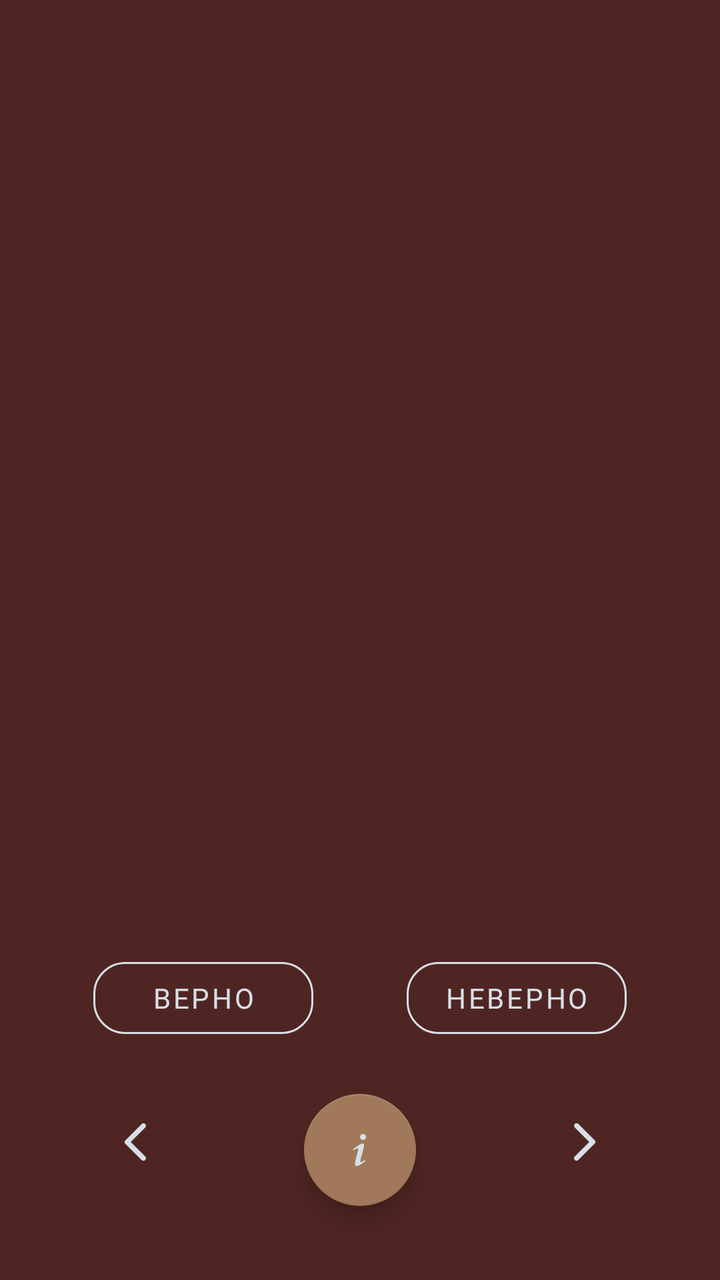
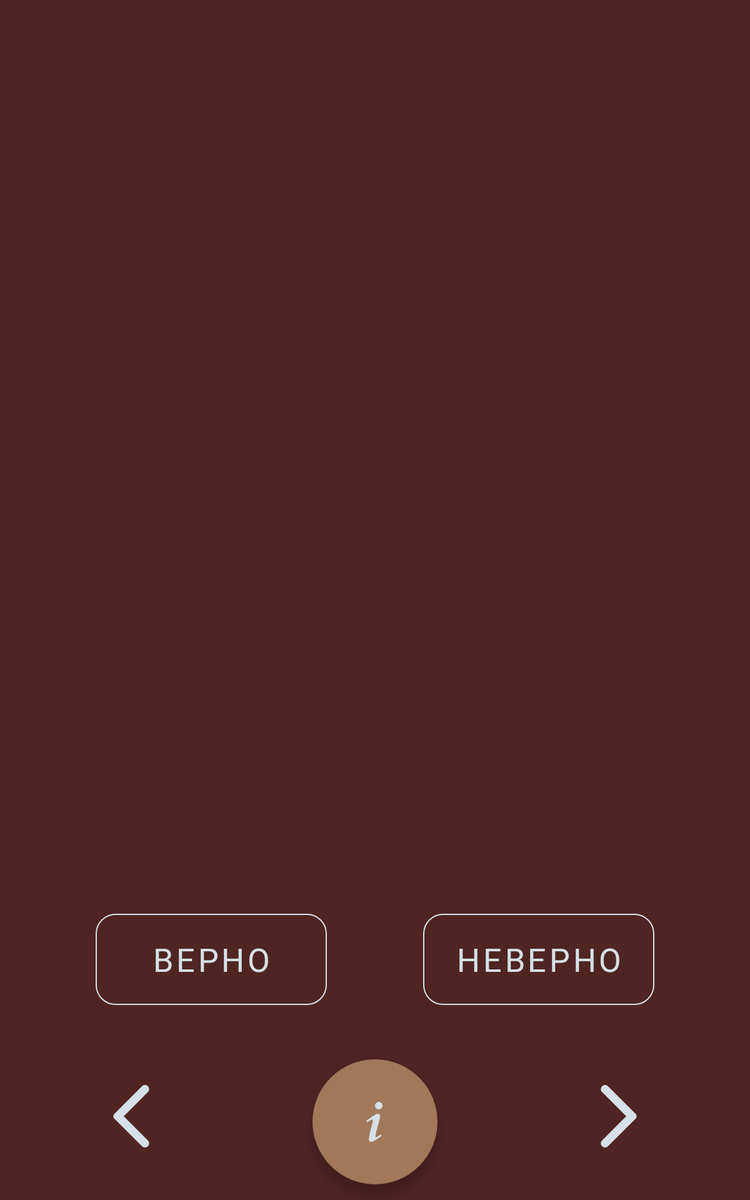

The same Android screen from two of the app's own layout files: first res/layout/ as a phone draws it, then the repository's variant for another configuration, drawn on a device whose configuration selects that folder. Both files follow.
<!-- AndroidManifest.xml: application theme Theme.DroidQuest -->
<!-- res/layout/activity_main.xml -->
<?xml version="1.0" encoding="utf-8"?>
<FrameLayout xmlns:android="http://schemas.android.com/apk/res/android"
    xmlns:app="http://schemas.android.com/apk/res-auto"
    xmlns:tools="http://schemas.android.com/tools"
    android:layout_width="match_parent"
    android:layout_height="match_parent"
    android:background="@color/colorPrimary"
    tools:context=".MainActivity">


    <androidx.core.widget.NestedScrollView
        android:layout_width="match_parent"
        android:layout_height="match_parent"
        android:fillViewport="true">

        <androidx.constraintlayout.widget.ConstraintLayout
            android:layout_width="match_parent"
            android:layout_height="wrap_content"
            android:orientation="vertical">


            <com.google.android.material.button.MaterialButton
                android:id="@+id/trueButton"
                style="@style/AnswerButton"
                android:layout_width="wrap_content"
                android:layout_height="wrap_content"
                android:layout_marginTop="16dp"
                android:minWidth="110dp"
                android:text="@string/true_button"
                app:layout_constraintEnd_toStartOf="@id/falseButton"
                app:layout_constraintStart_toStartOf="parent"
                app:layout_constraintTop_toBottomOf="@+id/guideline_bottom" />

            <com.google.android.material.button.MaterialButton
                android:id="@+id/falseButton"
                style="@style/AnswerButton"
                android:layout_width="wrap_content"
                android:layout_height="wrap_content"
                android:layout_marginTop="16dp"
                android:minWidth="110dp"
                android:text="@string/false_button"
                app:layout_constraintEnd_toEndOf="parent"
                app:layout_constraintStart_toEndOf="@+id/trueButton"
                app:layout_constraintTop_toBottomOf="@+id/guideline_bottom" />


            <androidx.constraintlayout.widget.Guideline
                android:id="@+id/guideline_bottom"
                android:layout_width="wrap_content"
                android:layout_height="wrap_content"
                android:orientation="horizontal"
                app:layout_constraintGuide_end="181dp" />


            <androidx.constraintlayout.widget.Guideline
                android:id="@+id/guideline_top"
                android:layout_width="wrap_content"
                android:layout_height="wrap_content"
                android:orientation="horizontal"
                app:layout_constraintGuide_begin="16dp" />

            <androidx.constraintlayout.widget.Guideline
                android:id="@+id/guideline_start"
                android:layout_width="wrap_content"
                android:layout_height="wrap_content"
                android:orientation="vertical"
                app:layout_constraintGuide_begin="16dp" />

            <androidx.constraintlayout.widget.Guideline
                android:id="@+id/guideline_end"
                android:layout_width="wrap_content"
                android:layout_height="wrap_content"
                android:orientation="vertical"
                app:layout_constraintGuide_end="16dp" />

            <com.google.android.material.button.MaterialButton
                android:id="@+id/previousButton"
                style="@style/Widget.AppCompat.Button.Borderless"
                android:layout_width="wrap_content"
                android:layout_height="wrap_content"
                android:layout_marginTop="24dp"
                android:drawableLeft="@drawable/ic_round_arrow_back_ios_24"
                android:text=""
                app:layout_constraintEnd_toStartOf="@+id/fab"
                app:layout_constraintStart_toStartOf="@+id/guideline_start"
                app:layout_constraintTop_toBottomOf="@+id/trueButton"
                tools:ignore="RtlHardcoded" />

            <com.google.android.material.button.MaterialButton
                android:id="@+id/nextButton"
                style="@style/Widget.AppCompat.Button.Borderless"
                android:layout_width="wrap_content"
                android:layout_height="wrap_content"
                android:layout_marginTop="24dp"
                android:drawableEnd="@drawable/ic_round_arrow_forward_ios_24"
                android:text=""
                app:layout_constraintEnd_toStartOf="@+id/guideline_end"
                app:layout_constraintStart_toEndOf="@id/fab"
                app:layout_constraintTop_toBottomOf="@+id/falseButton" />

            <com.google.android.material.floatingactionbutton.FloatingActionButton
                android:id="@+id/fab"
                style="@style/FabAnswerCheat"
                android:layout_width="wrap_content"
                android:layout_height="wrap_content"
                app:maxImageSize="@dimen/fabInfoSize"
                android:contentDescription="@string/fab_decs_helper"
                app:layout_constraintEnd_toStartOf="@+id/nextButton"
                app:layout_constraintStart_toEndOf="@+id/previousButton"
                app:layout_constraintTop_toTopOf="@+id/nextButton" />

            <androidx.viewpager2.widget.ViewPager2
                android:id="@+id/viewPager2"
                android:layout_width="0dp"
                android:layout_height="0dp"
                app:layout_constraintBottom_toTopOf="@id/guideline_bottom"
                app:layout_constraintEnd_toEndOf="parent"
                app:layout_constraintStart_toStartOf="parent"
                app:layout_constraintTop_toBottomOf="@id/guideline_top" />


        </androidx.constraintlayout.widget.ConstraintLayout>
    </androidx.core.widget.NestedScrollView>
</FrameLayout>
<!-- resources referenced by this layout -->
<resources>
  <color name="colorPrimary">#4f2523</color>
  <dimen name="fabInfoSize">24dp</dimen>
  <!-- drawable ic_round_arrow_back_ios_24 (drawable) -->
  <vector xmlns:android="http://schemas.android.com/apk/res/android"
      android:width="24dp"
      android:height="24dp"
      android:tint="@color/colorOnPrimary"
      android:viewportWidth="24"
      android:viewportHeight="24">
      <path
          android:fillColor="@android:color/white"
          android:pathData="M16.62,2.99c-0.49,-0.49 -1.28,-0.49 -1.77,0L6.54,11.3c-0.39,0.39 -0.39,1.02 0,1.41l8.31,8.31c0.49,0.49 1.28,0.49 1.77,0s0.49,-1.28 0,-1.77L9.38,12l7.25,-7.25c0.48,-0.48 0.48,-1.28 -0.01,-1.76z" />
  </vector>
  <!-- drawable ic_round_arrow_forward_ios_24 (drawable) -->
  <vector xmlns:android="http://schemas.android.com/apk/res/android"
      android:width="24dp"
      android:height="24dp"
      android:tint="@color/colorOnPrimary"
      android:viewportWidth="24"
      android:viewportHeight="24">
      <path
          android:fillColor="@android:color/white"
          android:pathData="M7.38,21.01c0.49,0.49 1.28,0.49 1.77,0l8.31,-8.31c0.39,-0.39 0.39,-1.02 0,-1.41L9.15,2.98c-0.49,-0.49 -1.28,-0.49 -1.77,0s-0.49,1.28 0,1.77L14.62,12l-7.25,7.25c-0.48,0.48 -0.48,1.28 0.01,1.76z" />
  </vector>
  <string name="fab_decs_helper">Подсказка ответа</string>
  <string name="false_button">Неверно</string>
  <string name="true_button">Верно</string>
  <style name="AnswerButton" parent="Widget.MaterialComponents.Button.OutlinedButton">
          <item name="fontFamily">@font/rubik_black</item>
          <item name="android:textColor">@color/colorOnPrimary</item>
          <item name="cornerRadius">@dimen/cardCornerRadius</item>
          <item name="strokeColor">@color/colorOnPrimary</item>
      </style>
  <style name="FabAnswerCheat" parent="Widget.MaterialComponents.FloatingActionButton">
          <item name="android:clickable">true</item>
          <item name="android:focusable">true</item>
          <item name="backgroundTint">@color/colorPrimaryVariant</item>
          <item name="tint">@color/colorOnPrimary</item>
          <item name="srcCompat">@drawable/ic_information_variant</item>
      </style>
  <style name="Theme.DroidQuest" parent="Theme.MaterialComponents.DayNight.NoActionBar">
          
          <item name="colorPrimary">@color/colorPrimary</item>
          <item name="colorPrimaryVariant">@color/colorPrimaryVariant</item>
          <item name="colorOnPrimary">@color/colorOnPrimary</item>
          
          <item name="colorSecondary">@color/colorSecondary</item>
          <item name="colorSecondaryVariant">@color/colorSecondaryVariant</item>
          <item name="colorOnSecondary">@color/colorOnSecondary</item>
          
          <item name="android:statusBarColor" tools:targetApi="l">?attr/colorPrimaryVariant</item>
          
      </style>
  <color name="colorOnPrimary">#d6e0e6</color>
  <dimen name="cardCornerRadius">16dp</dimen>
  <color name="colorPrimaryVariant">#a1795a</color>
  <!-- drawable ic_information_variant (drawable) -->
  <vector xmlns:android="http://schemas.android.com/apk/res/android"
      android:width="24dp"
      android:height="24dp"
      android:viewportWidth="24"
      android:viewportHeight="24">
    <path
        android:fillColor="@color/colorOnPrimary"
        android:pathData="M13.5,4A1.5,1.5 0,0 0,12 5.5A1.5,1.5 0,0 0,13.5 7A1.5,1.5 0,0 0,15 5.5A1.5,1.5 0,0 0,13.5 4M13.14,8.77C11.95,8.87 8.7,11.46 8.7,11.46C8.5,11.61 8.56,11.6 8.72,11.88C8.88,12.15 8.86,12.17 9.05,12.04C9.25,11.91 9.58,11.7 10.13,11.36C12.25,10 10.47,13.14 9.56,18.43C9.2,21.05 11.56,19.7 12.17,19.3C12.77,18.91 14.38,17.8 14.54,17.69C14.76,17.54 14.6,17.42 14.43,17.17C14.31,17 14.19,17.12 14.19,17.12C13.54,17.55 12.35,18.45 12.19,17.88C12,17.31 13.22,13.4 13.89,10.71C14,10.07 14.3,8.67 13.14,8.77Z"/>
  </vector>
  <color name="colorSecondary">#5f5c58</color>
  <color name="colorSecondaryVariant">#08051b</color>
  <color name="colorOnSecondary">#08051b</color>
</resources>
<!-- res/layout-sw600dp/activity_main.xml (the repository's variant of the layout above) -->
<!-- drawn on a 7-inch tablet held upright -->
<?xml version="1.0" encoding="utf-8"?>
<FrameLayout xmlns:android="http://schemas.android.com/apk/res/android"
    xmlns:app="http://schemas.android.com/apk/res-auto"
    xmlns:tools="http://schemas.android.com/tools"
    android:layout_width="match_parent"
    android:layout_height="match_parent"
    android:background="@color/colorPrimary"
    tools:context=".MainActivity">


    <androidx.core.widget.NestedScrollView
        android:layout_width="match_parent"
        android:layout_height="match_parent"
        android:fillViewport="true">

        <androidx.constraintlayout.widget.ConstraintLayout
            android:layout_width="match_parent"
            android:layout_height="wrap_content"
            android:orientation="vertical">


            <com.google.android.material.button.MaterialButton
                android:id="@+id/trueButton"
                style="@style/AnswerButton"
                android:layout_width="wrap_content"
                android:layout_height="wrap_content"
                android:layout_marginTop="16dp"
                android:minWidth="@dimen/answerMinWidth"
                android:minHeight="@dimen/answerMinHeight"
                android:textSize="26sp"
                android:text="@string/true_button"
                app:layout_constraintEnd_toStartOf="@id/falseButton"
                app:layout_constraintStart_toStartOf="parent"
                app:layout_constraintTop_toBottomOf="@+id/guideline_bottom" />

            <com.google.android.material.button.MaterialButton
                android:id="@+id/falseButton"
                style="@style/AnswerButton"
                android:layout_width="wrap_content"
                android:layout_height="wrap_content"
                android:layout_marginTop="16dp"
                android:minWidth="@dimen/answerMinWidth"
                android:minHeight="@dimen/answerMinHeight"
                android:textSize="26sp"
                android:text="@string/false_button"
                app:layout_constraintEnd_toEndOf="parent"
                app:layout_constraintStart_toEndOf="@+id/trueButton"
                app:layout_constraintTop_toBottomOf="@+id/guideline_bottom" />


            <androidx.constraintlayout.widget.Guideline
                android:id="@+id/guideline_bottom"
                android:layout_width="wrap_content"
                android:layout_height="wrap_content"
                android:orientation="horizontal"
                app:layout_constraintGuide_end="251dp" />


            <androidx.constraintlayout.widget.Guideline
                android:id="@+id/guideline_top"
                android:layout_width="wrap_content"
                android:layout_height="wrap_content"
                android:orientation="horizontal"
                app:layout_constraintGuide_begin="16dp" />

            <androidx.constraintlayout.widget.Guideline
                android:id="@+id/guideline_start"
                android:layout_width="wrap_content"
                android:layout_height="wrap_content"
                android:orientation="vertical"
                app:layout_constraintGuide_begin="16dp" />

            <androidx.constraintlayout.widget.Guideline
                android:id="@+id/guideline_end"
                android:layout_width="wrap_content"
                android:layout_height="wrap_content"
                android:orientation="vertical"
                app:layout_constraintGuide_end="16dp" />

            <com.google.android.material.button.MaterialButton
                android:id="@+id/previousButton"
                style="@style/Widget.AppCompat.Button.Borderless"
                android:layout_width="wrap_content"
                android:layout_height="wrap_content"
                android:layout_marginTop="24dp"
                android:layout_marginBottom="8dp"
                android:drawableLeft="@drawable/ic_round_arrow_back_ios_24"
                android:minWidth="150dp"
                android:minHeight="80dp"
                android:text=""
                android:textSize="26sp"
                app:layout_constraintBottom_toBottomOf="parent"
                app:layout_constraintEnd_toStartOf="@+id/fab"
                app:layout_constraintStart_toStartOf="@+id/guideline_start"
                app:layout_constraintTop_toBottomOf="@+id/trueButton"
                tools:ignore="RtlHardcoded" />

            <com.google.android.material.button.MaterialButton
                android:id="@+id/nextButton"
                style="@style/Widget.AppCompat.Button.Borderless"
                android:layout_width="wrap_content"
                android:layout_height="wrap_content"
                android:layout_marginTop="24dp"
                android:layout_marginBottom="8dp"
                android:drawableEnd="@drawable/ic_round_arrow_forward_ios_24"
                android:minWidth="150dp"
                android:minHeight="80dp"
                android:text=""
                android:textSize="26sp"
                app:layout_constraintBottom_toBottomOf="parent"
                app:layout_constraintEnd_toStartOf="@+id/guideline_end"
                app:layout_constraintStart_toEndOf="@id/fab"
                app:layout_constraintTop_toBottomOf="@+id/falseButton" />

            <com.google.android.material.floatingactionbutton.FloatingActionButton
                android:id="@+id/fab"
                style="@style/FabAnswerCheat"
                android:layout_width="wrap_content"
                android:layout_height="wrap_content"
                android:layout_marginBottom="16dp"
                android:contentDescription="@string/fab_decs_helper"
                app:fabCustomSize="@dimen/fabTabletSize"
                app:maxImageSize="@dimen/fabInfoSize"
                app:layout_constraintBottom_toBottomOf="parent"
                app:layout_constraintEnd_toStartOf="@+id/nextButton"
                app:layout_constraintStart_toEndOf="@+id/previousButton"
                app:layout_constraintTop_toTopOf="@+id/nextButton" />

            <androidx.viewpager2.widget.ViewPager2
                android:id="@+id/viewPager2"
                android:layout_width="0dp"
                android:layout_height="0dp"
                app:layout_constraintBottom_toTopOf="@id/guideline_bottom"
                app:layout_constraintEnd_toEndOf="parent"
                app:layout_constraintStart_toStartOf="parent"
                app:layout_constraintTop_toBottomOf="@id/guideline_top" />


        </androidx.constraintlayout.widget.ConstraintLayout>
    </androidx.core.widget.NestedScrollView>
</FrameLayout>
<!-- resources referenced by the variant -->
<!-- as a 7-inch tablet held upright resolves them -->
<resources>
  <color name="colorPrimary">#4f2523</color>
  <!-- from res/values-sw600dp/ -->
  <dimen name="answerMinHeight">85dp</dimen>
  <!-- from res/values-sw600dp/ -->
  <dimen name="answerMinWidth">185dp</dimen>
  <!-- from res/values-sw600dp/ -->
  <dimen name="fabInfoSize">48dp</dimen>
  <!-- from res/values-sw600dp/ -->
  <dimen name="fabTabletSize">100dp</dimen>
  <!-- drawable ic_round_arrow_back_ios_24 (drawable) -->
  <vector xmlns:android="http://schemas.android.com/apk/res/android"
      android:width="24dp"
      android:height="24dp"
      android:tint="@color/colorOnPrimary"
      android:viewportWidth="24"
      android:viewportHeight="24">
      <path
          android:fillColor="@android:color/white"
          android:pathData="M16.62,2.99c-0.49,-0.49 -1.28,-0.49 -1.77,0L6.54,11.3c-0.39,0.39 -0.39,1.02 0,1.41l8.31,8.31c0.49,0.49 1.28,0.49 1.77,0s0.49,-1.28 0,-1.77L9.38,12l7.25,-7.25c0.48,-0.48 0.48,-1.28 -0.01,-1.76z" />
  </vector>
  <!-- drawable ic_round_arrow_forward_ios_24 (drawable) -->
  <vector xmlns:android="http://schemas.android.com/apk/res/android"
      android:width="24dp"
      android:height="24dp"
      android:tint="@color/colorOnPrimary"
      android:viewportWidth="24"
      android:viewportHeight="24">
      <path
          android:fillColor="@android:color/white"
          android:pathData="M7.38,21.01c0.49,0.49 1.28,0.49 1.77,0l8.31,-8.31c0.39,-0.39 0.39,-1.02 0,-1.41L9.15,2.98c-0.49,-0.49 -1.28,-0.49 -1.77,0s-0.49,1.28 0,1.77L14.62,12l-7.25,7.25c-0.48,0.48 -0.48,1.28 0.01,1.76z" />
  </vector>
  <string name="fab_decs_helper">Подсказка ответа</string>
  <string name="false_button">Неверно</string>
  <string name="true_button">Верно</string>
  <style name="AnswerButton" parent="Widget.MaterialComponents.Button.OutlinedButton">
          <item name="fontFamily">@font/rubik_black</item>
          <item name="android:textColor">@color/colorOnPrimary</item>
          <item name="cornerRadius">@dimen/cardCornerRadius</item>
          <item name="strokeColor">@color/colorOnPrimary</item>
      </style>
  <style name="FabAnswerCheat" parent="Widget.MaterialComponents.FloatingActionButton">
          <item name="android:clickable">true</item>
          <item name="android:focusable">true</item>
          <item name="backgroundTint">@color/colorPrimaryVariant</item>
          <item name="tint">@color/colorOnPrimary</item>
          <item name="srcCompat">@drawable/ic_information_variant</item>
      </style>
  <style name="Theme.DroidQuest" parent="Theme.MaterialComponents.DayNight.NoActionBar">
          
          <item name="colorPrimary">@color/colorPrimary</item>
          <item name="colorPrimaryVariant">@color/colorPrimaryVariant</item>
          <item name="colorOnPrimary">@color/colorOnPrimary</item>
          
          <item name="colorSecondary">@color/colorSecondary</item>
          <item name="colorSecondaryVariant">@color/colorSecondaryVariant</item>
          <item name="colorOnSecondary">@color/colorOnSecondary</item>
          
          <item name="android:statusBarColor" tools:targetApi="l">?attr/colorPrimaryVariant</item>
          
      </style>
  <color name="colorOnPrimary">#d6e0e6</color>
  <!-- from res/values-sw600dp/ -->
  <dimen name="cardCornerRadius">16dp</dimen>
  <color name="colorPrimaryVariant">#a1795a</color>
  <color name="colorSecondary">#5f5c58</color>
  <color name="colorSecondaryVariant">#08051b</color>
  <color name="colorOnSecondary">#08051b</color>
  <!-- some entries are left out for length -->
</resources>
